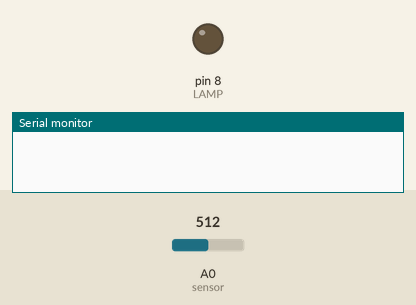
Recording of a sketch running on a simulated Arduino Uno, built with avr-gcc and run on an emulated ATmega328P. Shown: output pins drawn as LEDs (lit = HIGH), the last lines printed to the serial monitor. The inputs (shaded band) are chosen by the test bench; at power-on: A0 (sensor) = 512.

Above: at 0.1 s.
At 5.1 s:
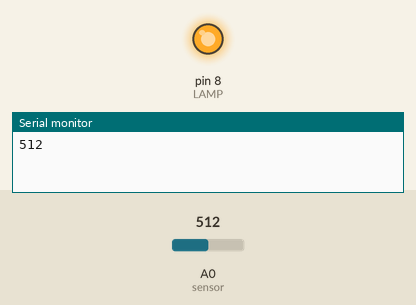
Timing chart, 0 to 6.6 s (numbered marks = the images above):
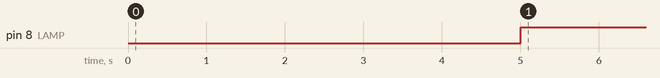

Measured:
- by itself, pin 8 (LAMP): LOW → HIGH at 5.0 s

The sketch:

exemplo_Monitorando_luminosidade_com_LDR.ino
```cpp
/**************************************************************************
                    Placa de Desenvolvimento Arduino UNO
                                 Uso de LDR
                    Elaborado/Adptado por Epaminondas Lage

 **************************************************************************/

#define LAMP 8 // Define o pino da lâmpada como 8
int LDR;   // Variável para armazenar a leitura média do LDR
int cont;  // Variável utilizada para armazenar os valores lidos pelo sensor em cada iteração
int i;    // Variável para contagem das iterações


void setup()
{
  pinMode(LAMP,OUTPUT); // Define o pino D8 como saída (onde a lâmpada está conectada)
  Serial.begin(19200);   // Inicia a comunicação serial com uma taxa de 19200 bps
}

void loop()
{
  LDR = 0; // Zera a variável LDR antes de iniciar as leituras
  for(i = 0; i < 50; i++) // Executa 50 leituras do sensor
    {
      cont = analogRead(A0); // Lê o valor do sensor (LDR conectado ao pino A0) e armazena na variável cont
      LDR = LDR + cont; // Soma o valor lido ao valor acumulado em LDR
      delay(100); // Atraso de 100 milissegundos entre as leituras
     }

  LDR = LDR / 50; // Calcula a média dos valores lidos dividindo por 50
  Serial.println(LDR); // Exibe o valor médio do LDR no monitor serial

  // Se o valor lido (luminosidade) for maior ou igual a 400, liga a lâmpada, senão desliga a lâmpada
  (LDR >= 400) ? (digitalWrite(LAMP,HIGH)) : (digitalWrite(LAMP,LOW));
}
```
